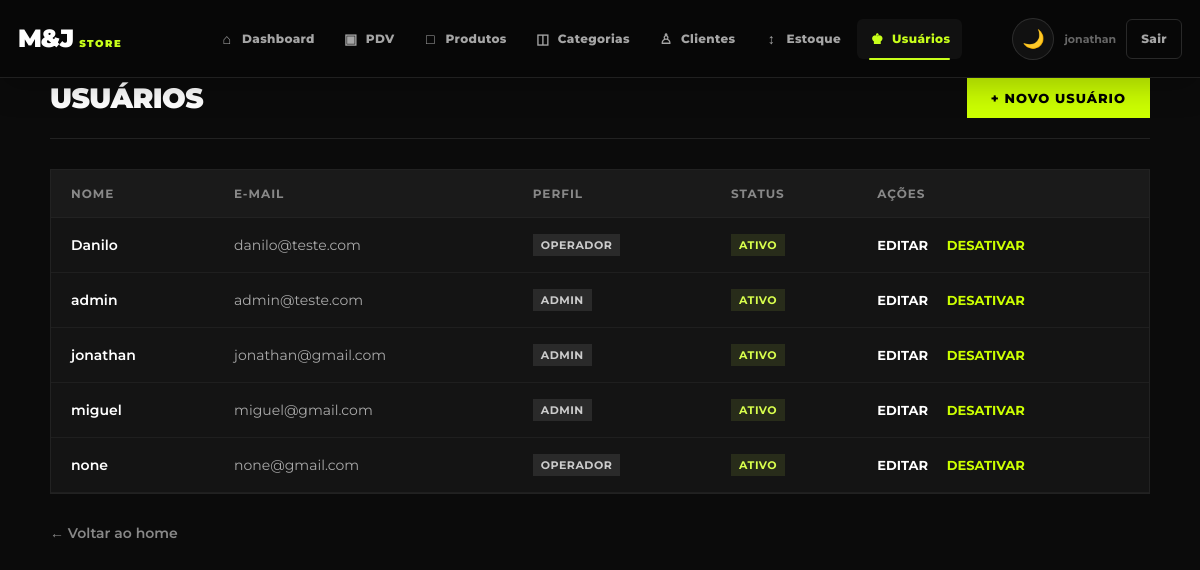
The app's page /usuarios/ (signed in), older data.
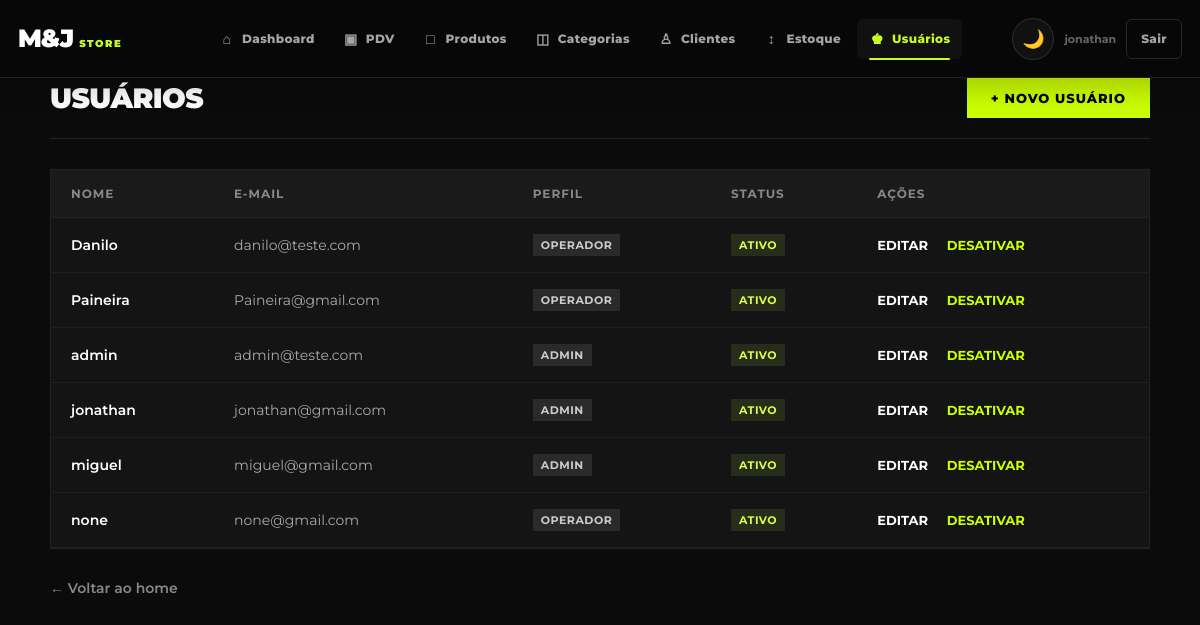
The same page, newer data.
### app/models/usuarios.py (models this page shows)
class Usuario(Base):
    __tablename__ = "usuarios"
    id = Column(Integer, primary_key=True, autoincrement=True)
    nome = Column(String(100), nullable=False)
    email = Column(String(150), unique=True, nullable=False)
    senha_hash = Column(String(255), nullable=False)
    role = Column(String(20), nullable=False, default="operador")
    ativo = Column(Boolean, default=True)
    criando_em = Column(DateTime, server_default=func.now())

### app/controllers/usuario_controller.py (the view)
@router.get("/")
def listar_usuarios(
    request: Request,
    db: Session = Depends(get_db),
    admin = Depends(get_admin)  # bloqueia quem não é admin
):
    usuarios = db.query(Usuario).order_by(Usuario.nome).all()
    return templates.TemplateResponse(
        request=request,
        name="usuarios/index.html",
        context={
            "usuario": admin,     # dados de quem está logado (para navbar)
            "usuarios": usuarios  # lista para exibir na tabela
        }
    )

### app/templates/usuarios/index.html (shortened to what this page needs)
<html lang="pt-br">
<head>
    <link rel="stylesheet" href="/static/css/navbar.css">
</head>
<body>
    {% include "shared/navbar.html" %}
    <div class="container">
        <div class="header-painel">
            <h1>Usuários</h1>
            <a href="/usuarios/novo" class="btn-novo">+ Novo usuário</a>
        </div>
        <div class="table-responsive">
            <table>
                <thead>
                    <tr>
                        <th>Nome</th>
                        <th>E-mail</th>
                        <th>Perfil</th>
                        <th>Status</th>
                        <th>Ações</th>
                    </tr>
                </thead>
                <tbody>
                    {% for u in usuarios %}
                    <tr>
                        <td style="font-weight: 600;">{{ u.nome }}</td>
                        <td style="color: #aaa;">{{ u.email }}</td>
                        <td><span class="badge">{{ u.role }}</span></td>
                        <td>
                            {% if u.ativo %}
                                <span class="badge active">Ativo</span>
                            {% else %}
                                <span class="badge inactive">Inativo</span>
                            {% endif %}
                        </td>
                        <td>
                            <a href="/usuarios/{{ u.id }}/editar" class="btn-editar">Editar</a>
                            <form action="/usuarios/{{ u.id }}/toggle-ativo" method="post" style="display:inline">
                                <button type="submit" class="btn-toggle">
                                    {% if u.ativo %}
                                        Desativar
                                    {% else %}
                                        Ativar
                                    {% endif %}
                                </button>
                            </form>
                        </td>
                    </tr>
                    {% else %}
                    <tr>
                        <td colspan="5" style="text-align: center; color: #888;">Nenhum usuário cadastrado.</td>
                    </tr>
                    {% endfor %}
                    </tbody>
            </table>
        </div>
        <p><a href="/" class="btn-voltar">← Voltar ao home</a></p>
    </div>
</body>
</html>

### app/templates/shared/navbar.html (shortened to what this page needs)
<nav class="app-navbar" aria-label="Navegação principal">
    <div class="app-navbar-inner">
        <a href="/" class="app-navbar-brand" aria-label="M&J Store - Dashboard">
            <span class="app-navbar-brand-main">M&J</span>
            <span class="app-navbar-brand-sub">STORE</span>
        </a>
        <div class="app-navbar-menu" id="app-navbar-menu">
            <div class="app-navbar-links">
                <a
                    href="/"
                    class="app-navbar-link {% if request.url.path == '/' %}active{% endif %}"
                >
                    <span class="app-navbar-icon">⌂</span>
                    Dashboard
                </a>
                <a
                    href="/pdv"
                    class="app-navbar-link {% if request.url.path.startswith('/pdv') %}active{% endif %}"
                >
                    <span class="app-navbar-icon">▣</span>
                    PDV
                </a>
                <a
                    href="/produtos"
                    class="app-navbar-link {% if request.url.path.startswith('/produtos') %}active{% endif %}"
                >
                    <span class="app-navbar-icon">□</span>
                    Produtos
                </a>
                {% if usuario and usuario.get('role') == 'admin' %}
                <a
                    href="/categorias"
                    class="app-navbar-link {% if request.url.path.startswith('/categorias') %}active{% endif %}"
                >
                    <span class="app-navbar-icon">◫</span>
                    Categorias
                </a>
                {% endif %}
                {% if usuario and usuario.get('role') == 'admin' %}
                <a
                    href="/clientes"
                    class="app-navbar-link {% if request.url.path.startswith('/clientes') %}active{% endif %}"
                >
                    <span class="app-navbar-icon">♙</span>
                    Clientes
                </a>
                {% endif %}
                {% if usuario and usuario.get('role') == 'admin' %}
                <a
                    href="/movimentacoes"
                    class="app-navbar-link {% if request.url.path.startswith('/movimentacoes') %}active{% endif %}"
                >
                    <span class="app-navbar-icon">↕</span>
                    Estoque
                </a>
                {% endif %}
                {% if usuario and usuario.get('role') == 'admin' %}
                <a
                    href="/usuarios"
                    class="app-navbar-link {% if request.url.path.startswith('/usuarios') %}active{% endif %}"
                >
                    <span class="app-navbar-icon">♚</span>
                    Usuários
                </a>
                {% endif %}
            </div>
            <div class="app-navbar-actions">
                <button
                    type="button"
                    class="app-navbar-theme"
                    id="themeToggle"
                    aria-label="Mudar para tema claro"
                    aria-pressed="false"
                    title="Mudar tema"
                >
                </button>
                <span class="app-navbar-user">
                    {% if usuario %}
                        {{ usuario.nome or usuario.get('nome') or usuario.email or usuario.get('email') or 'Usuário' }}
                    {% else %}
                        Sistema
                    {% endif %}
                </span>
                <a
                    href="/auth/logout"
                    class="app-navbar-logout"
                >
                    Sair
                </a>
            </div>
        </div>
    </div>
</nav>

### app/static/css/navbar.css (style rules this page uses)
:root { --navbar-bg: #080808; --navbar-border: #202020; --navbar-text: #a5a5a5; --navbar-hover: #ffffff; --navbar-neon: #c8ff1a; }
body { padding-top: 78px !important; }
.app-navbar { position: fixed; inset: 0 0 auto 0; height: 78px; width: 100%; z-index: 9999; background: rgba(8, 8, 8, 0.97); border-bottom: 1px solid var(--navbar-border); box-shadow: 0 10px 30px rgba(0, 0, 0, 0.22); backdrop-filter: blur(10px); -webkit-backdrop-filter: blur(10px); }
.app-navbar-inner { width: min(1500px, calc(100% - 36px)); height: 100%; margin: 0 auto; display: flex; align-items: center; gap: 24px; }
.app-navbar-brand { display: inline-flex; align-items: baseline; gap: 6px; min-width: 165px; text-decoration: none; line-height: 1; }
.app-navbar-brand-main { color: #ffffff; font-family: 'Montserrat', sans-serif; font-size: 25px; font-weight: 900; letter-spacing: -1px; }
.app-navbar-brand-sub { color: var(--navbar-neon); font-size: 10px; font-weight: 900; letter-spacing: 1.5px; }
.app-navbar-menu { flex: 1; min-width: 0; display: flex; align-items: center; justify-content: space-between; gap: 18px; }
.app-navbar-links { display: flex; align-items: center; gap: 4px; min-width: 0; }
.app-navbar-link, .app-navbar-logout { position: relative; display: inline-flex; align-items: center; gap: 7px; min-height: 40px; padding: 0 12px; color: var(--navbar-text); text-decoration: none; font-family: 'Montserrat', sans-serif; font-size: 12px; font-weight: 800; letter-spacing: .35px; white-space: nowrap; transition: color .2s ease, background-color .2s ease; border-radius: 6px; }
.app-navbar-link:hover, .app-navbar-link.active, .app-navbar-logout:hover { color: var(--navbar-hover); background: #111111; }
.app-navbar-link.active { color: var(--navbar-neon); }
.app-navbar-link.active::after { content: ''; position: absolute; left: 12px; right: 12px; bottom: -1px; height: 2px; background: var(--navbar-neon); border-radius: 2px; }
.app-navbar-icon { display: inline-flex; width: 16px; justify-content: center; color: currentColor; font-size: 14px; line-height: 1; }
.app-navbar-actions { display: flex; align-items: center; gap: 10px; flex-shrink: 0; }
.app-navbar-user { max-width: 180px; overflow: hidden; text-overflow: ellipsis; white-space: nowrap; color: #676767; font-size: 11px; font-weight: 700; }
.app-navbar-logout { border: 1px solid #292929; padding-inline: 14px; }

### app/templates/usuarios/index.html (style rules this page uses)
* { margin: 0; padding: 0; box-sizing: border-box; font-family: 'Montserrat', sans-serif; }
body { background-color: #0b0b0b; color: #ffffff; min-height: 100vh; padding: 40px 20px; }
.container { max-width: 1100px; margin: 0 auto; }
.header-painel { display: flex; justify-content: space-between; align-items: center; margin-bottom: 30px; border-bottom: 1px solid #222; padding-bottom: 20px; }
h1 { font-size: 28px; font-weight: 900; text-transform: uppercase; letter-spacing: -0.5px; }
.btn-novo { display: inline-block; background-color: #ccff00; color: #000000; text-decoration: none; padding: 12px 24px; font-size: 13px; font-weight: 800; text-transform: uppercase; letter-spacing: 1px; transition: background-color 0.2s ease; }
.table-responsive { width: 100%; overflow-x: auto; background-color: #141414; border: 1px solid #222; margin-bottom: 30px; }
table { width: 100%; border-collapse: collapse; text-align: left; }
th, td { padding: 16px 20px; font-size: 14px; }
th { background-color: #1a1a1a; color: #888; font-weight: 700; text-transform: uppercase; letter-spacing: 1px; font-size: 12px; border-bottom: 1px solid #222; }
tr { border-bottom: 1px solid #1f1f1f; transition: background-color 0.2s ease; }
.badge { display: inline-block; padding: 4px 8px; font-size: 11px; font-weight: 700; text-transform: uppercase; letter-spacing: 0.5px; background-color: #2a2a2a; color: #ccc; }
.badge.active { background-color: rgba(217, 255, 77, 0.1); color: #d9ff4d; }
.btn-editar { color: #ffffff; text-decoration: none; font-weight: 700; font-size: 13px; text-transform: uppercase; margin-right: 15px; border-bottom: 1px solid transparent; transition: all 0.2s; }
.btn-toggle { background: none; border: none; color: #ccff00; font-weight: 700; font-size: 13px; text-transform: uppercase; cursor: pointer; padding: 0; font-family: inherit; border-bottom: 1px solid transparent; transition: all 0.2s; }
.btn-voltar { display: inline-block; color: #888; text-decoration: none; font-size: 14px; font-weight: 600; transition: color 0.2s; }

Row changes from the older to the newer data that the page shows:
added Usuario: nome "Paineira", email "Paineira@gmail.com", role "OPERADOR", ativo "ATIVO"
